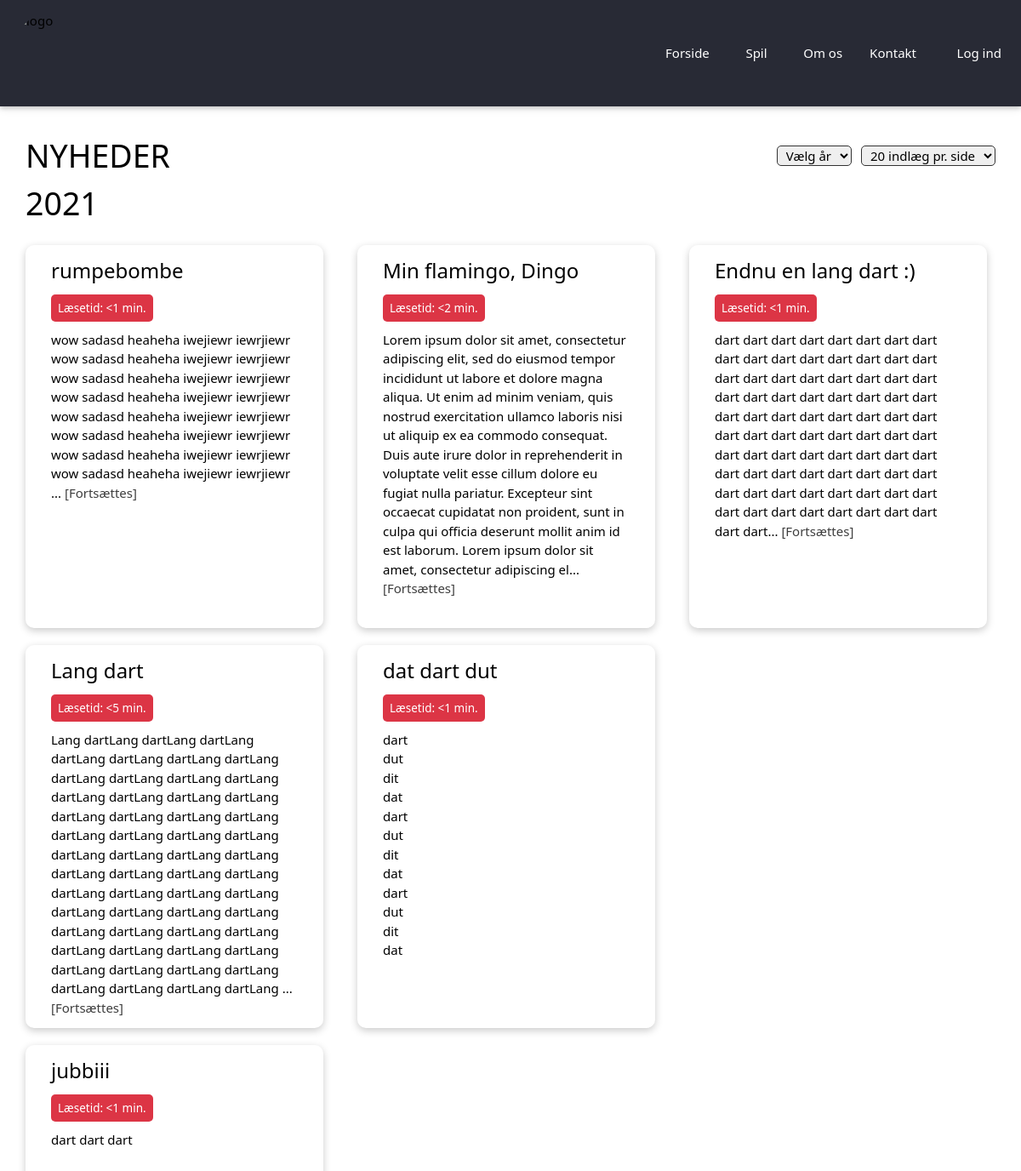
Page /index.php?page=news on the committed database.
### tables this page shows
CREATE TABLE `dart_posts` (
  `id` int(11) NOT NULL,
  `title` varchar(32) NOT NULL,
  `content` mediumtext NOT NULL,
  `read_time` int(11) NOT NULL,
  `author_id` int(11) NOT NULL,
  `last_updated` timestamp NOT NULL DEFAULT current_timestamp(),
  `restricted` tinyint(1) NOT NULL DEFAULT 0
);

### pages/news.php (the view, shortened to what this page needs)
<?php
require_once 'includes/dbconnect.php';
$sql = "SELECT `id`, `title`, `content`, `read_time`, `author_id`, `last_updated` FROM `dart_posts` ORDER BY `last_updated` DESC, `id` DESC";
$result = $conn->query($sql);
$news = "";
if (mysqli_num_rows($result) > 0) {
    while ($obj = $result->fetch_object()) {
        $post_title = $obj->title;
        $post_read_time = $obj->read_time;
        $post_content = $obj->content;
        if (strlen(strip_tags($post_content)) > 500) {
            $post_content = str_replace("&nbsp;", '', $post_content);
            $post_content = substr(strip_tags($post_content), 0, 500) . "... <span class=\"tbc\">[Fortsættes]</span>";
        }
        $news .= "
                <div class=\"news-container\">
                    <a href=\"index.php\">
                        <div class=\"slide-header\">
                            <h1>$post_title</h1>
                        </div>
                        <div class=\"read-time\">
                            Læsetid: &#60;$post_read_time min.
                        </div>
                        <div class=\"slide-body\">
                            $post_content
                        </div>
                    </a>
                </div>";
    }
}
?>
<section>
    <div class="wrapper">
        <div class="flex justify-between items-center mt-8">
            <h1>NYHEDER</h1>
            <div class="flex">
                <select class="mr-3">
                    <option selected>Vælg år</option>
                </select>
                <select>
                    <option selected>20 indlæg pr. side</option>
                </select>
            </div>
        </div>
        <div class="all-news flex flex-wrap">
            <h1 class="w-full">2021</h1>
            <?php echo $news; ?>
        </div>
    </div>
</section>

### includes/header.php (shortened to what this page needs)
<!DOCTYPE html>
<html lang="en" translate="no">
<head>
  <link href="assets/css/tailwind/style.css" rel="stylesheet" type="text/css" />
  <link rel="stylesheet" type="text/css" href="//cdn.jsdelivr.net/npm/slick-carousel@1.8.1/slick/slick.css" />
  <link href="https://cdnjs.cloudflare.com/ajax/libs/slick-carousel/1.8.1/slick-theme.min.css" rel="stylesheet" />
  <link href="assets/css/style.css" rel="stylesheet" type="text/css" />
</head>
<body>
  <header>
    <div class="logo">
      <a href="index.php">
        <img draggable="false" src="http://placekitten.com/200/200" alt="logo" />
      </a>
    </div>
    <nav>
      <ul>
        <li>
          <a href="index.php">
            Forside
          </a>
        </li>
        <li class="dropdown">
          <i class="fas fa-chevron-down"></i>
          <a href="#">Spil</a>
        </li>
        <li class="dropdown">
          <i class="fas fa-chevron-down"></i>
          <a href="#">Om os</a>
        </li>
        <li>
          <a href="#">Kontakt</a>
        </li>
        <?php echo isset($_SESSION['logged']) === true ? "<li><a href=\"handlers/logoff.php\"><i class=\"fas fa-sign-out-alt\"></i> Log ud</a></li>" : "<li><a href=\"index.php?page=login\"><i class=\"fas fa-sign-in-alt\"></i> Log ind</a></li>"; ?>
      </ul>
    </nav>
  </header>
  <main>

### index.php (shortened to what this page needs)
<?php
require_once "includes/header.php";
$page = (isset($_GET['page'])) ? "pages/" . $_GET['page'] . '.php' : 'pages/forside.php';
if (file_exists($page)) {
    include_once($page);
} else {
    include_once 'pages/404.php';
}
require_once 'includes/footer.php';

### includes/footer.php (shortened to what this page needs)
        </main>
    </body>
</html>

### assets/css/style.css (style rules this page uses)
* { margin: 0; padding: 0; box-sizing: border-box; font-weight: 400; font-style: normal; outline: none !important; }
html, body { overflow-x: hidden; font-size: 15px; }
.wrapper { margin: 0 auto; width: 100%; max-width: 1140px; }
h1 { font-size: 2.5em; }
input[type=text], input[type=password], input[type=email], input[type=number], select, textarea { border: 1px solid #333; padding: 0 6px; height: 24px; border-radius: 5px; }
header { width: 100%; background: #282a35; height: 125px; display: flex; justify-content: space-between; align-items: center; padding: 0 15px; box-shadow: 0 2px 5px 0 rgba(0, 0, 0, 0.16), 0 2px 10px 0 rgba(0, 0, 0, 0.12); }
header .logo { user-select: none; }
header .logo img { height: 100px; width: 100px; border-radius: 50%; }
header nav ul { display: flex; }
header nav ul li { margin: 0 8px; }
header nav ul li:last-of-type { margin-right: 0; }
header nav ul li a { padding: 6px 8px; color: #fff; }
.dropdown { position: relative; }
.dropdown i { color: #fff; margin-right: -5px; transition: transform 250ms ease-in-out; }
.news-container { margin: 20px 40px 0 0; height: 450px; width: 350px; display: inline-block; box-shadow: 0px 3px 10px #00000035; border-radius: 10px; padding: 12px 30px; }
.news-container .slide-header { margin-bottom: 10px; }
.news-container .slide-header h1 { font-size: 1.6rem; }
.news-container .read-time { background-color: #dc3545; color: white; padding: 6px 8px; width: max-content; font-size: 0.9em; text-align: center; border-radius: 5px; margin-bottom: 10px; }
.all-news .news-container:nth-of-type(3) { margin-right: 0; }
.tbc { color: #3e3e3e; }

### rows in the picture
dart_posts: title "rumpebombe", read_time "1", content "wow sadasd heaheha iwejiewr iewrjiewr wow sadasd heaheha iwejiewr iewrjiewr wow sadasd heaheha iwejiewr iewrjiewr wow sadasd heaheha iwejiewr iewrjiewr wow sadasd heaheha iwejiewr iewrjiewr wow sadasd heaheha iwejiewr iewrjiewr wow sadasd heaheha iwejiewr iewrjiewr wow sadasd heaheha iwejiewr iewrjiewr"
dart_posts: title "Min flamingo, Dingo", read_time "2", content "Lorem ipsum dolor sit amet, consectetur adipiscing elit, sed do eiusmod tempor incididunt ut labore et dolore magna aliqua. Ut enim ad minim veniam, quis nostrud exercitation ullamco laboris nisi ut aliquip ex ea commodo consequat. Duis aute irure dolor in reprehenderit in voluptate velit esse cillum dolore eu fugiat nulla pariatur. Excepteur sint occaecat cupidatat non proident, sunt in culpa qui officia deserunt mollit anim id est laborum. Lorem ipsum dolor sit amet, consectetur adipiscing el"
dart_posts: title "Endnu en lang dart :)", read_time "1", content "dart dart dart dart dart dart dart dart dart dart dart dart dart dart dart dart dart dart dart dart dart dart dart dart dart dart dart dart dart dart dart dart dart dart dart dart dart dart dart dart dart dart dart dart dart dart dart dart dart dart dart dart dart dart dart dart dart dart dart dart dart dart dart dart dart dart dart dart dart dart dart dart dart dart dart dart dart dart dart dart dart dart"
dart_posts: title "Lang dart", read_time "5", content "Lang dartLang dartLang dartLang dartLang dartLang dartLang dartLang dartLang dartLang dartLang dartLang dartLang dartLang dartLang dartLang dartLang dartLang dartLang dartLang dartLang dartLang dartLang dartLang dartLang dartLang dartLang dartLang dartLang dartLang dartLang dartLang dartLang dartLang dartLang dartLang dartLang dartLang dartLang dartLang dartLang dartLang dartLang dartLang dartLang dartLang dartLang dartLang dartLang dartLang dartLang dartLang dartLang dartLang dartLang dartLang"
dart_posts: title "dat dart dut", read_time "1", content "dart dut dit dat dart dut dit dat dart dut dit dat"
dart_posts: title "jubbiii", read_time "1", content "dart dart dart"
